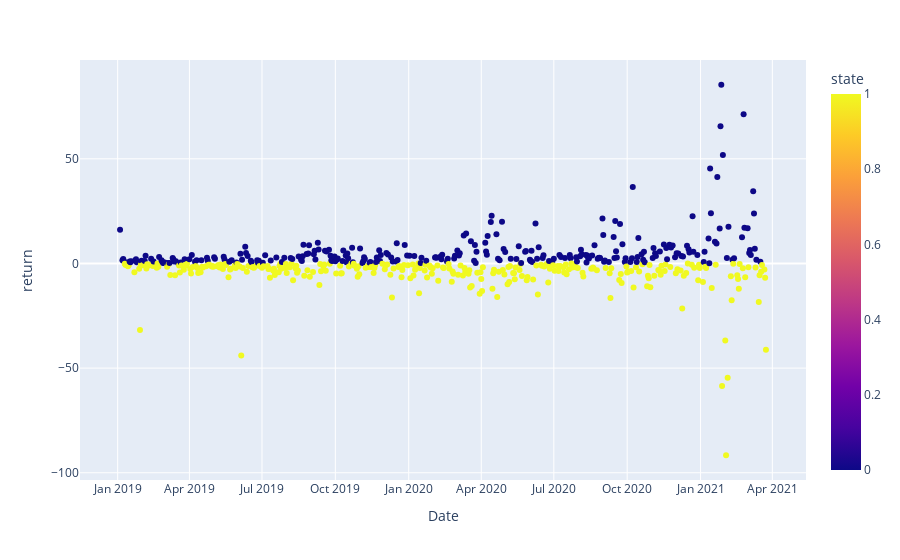
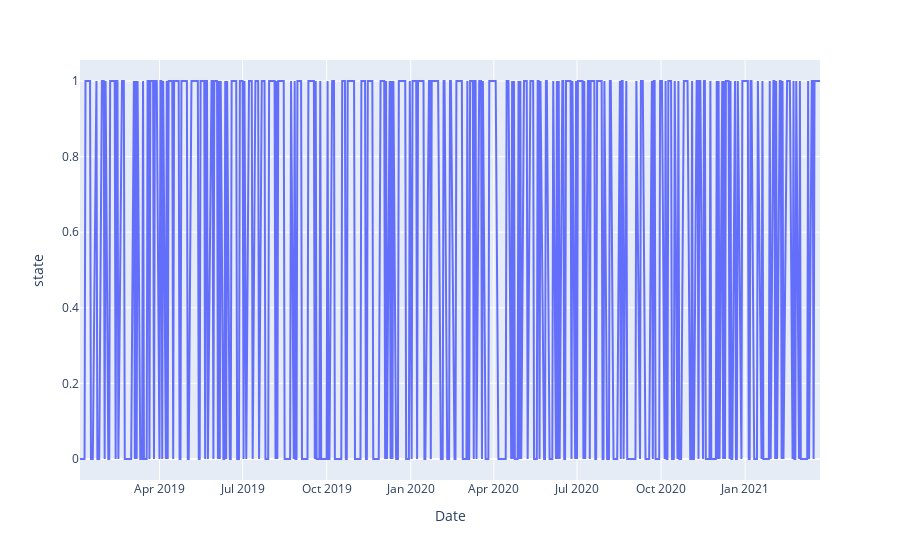

Notebook code for these charts, in order:
### Code cell
# states_rule={
#     0: [0,10],
#     1: [-10,0],
#     2: [10, 100],
#     3: [-100, -10],
# }

states_rule={
    0: [0,100],
    1: [-100,0],
}

def states_mapping(x):
    for state, rng in states_rule.items():
        if rng[0] < x <= rng[1]:
            return state
        
df_rt['state'] = df_rt['return'].map(states_mapping)
df_rt.head()

display(df_rt.groupby('state').agg({'state': [np.min,np.max,np.mean,np.std]}))

fig = px.scatter(df_rt, x="Date", y="return", color="state", hover_data=df_rt.columns.to_list())
fig.show()

fig = px.line(df_rt, x="Date", y="state", hover_data=df_rt.columns.to_list())
fig.show()

### Figure 1 — Plotly figure (JSON) as saved in the notebook; plotly's stock layout.template omitted (floating-point values rounded to 4 significant figures; data arrays with more than 128 entries replaced by an {"elided": "..."} marker saying what was removed)
{"data": [{"customdata": {"elided": "559x11 mixed values"}, "hovertemplate": "Date=%{customdata[0]}<br>return=%{customdata[8]}<br>Open=%{customdata[1]}<br>High=%{customdata[2]}<br>Low=%{customdata[3]}<br>Close=%{customdata[4]}<br>frac_change=%{customdata[5]}<br>frac_high=%{customdata[6]}<br>frac_low=%{customdata[7]}<br>cls=%{customdata[9]}<br>state=%{marker.color}<extra></extra>", "legendgroup": "", "marker": {"color": {"elided": "559 int values"}, "coloraxis": "coloraxis", "symbol": "circle"}, "mode": "markers", "name": "", "orientation": "v", "showlegend": false, "type": "scatter", "x": {"elided": "559 str values"}, "xaxis": "x", "y": {"elided": "559 float values"}, "yaxis": "y"}], "layout": {"coloraxis": {"colorbar": {"title": {"text": "state"}}, "colorscale": [[0, "#0d0887"], [0.1111, "#46039f"], [0.2222, "#7201a8"], [0.3333, "#9c179e"], [0.4444, "#bd3786"], [0.5556, "#d8576b"], [0.6667, "#ed7953"], [0.7778, "#fb9f3a"], [0.8889, "#fdca26"], [1, "#f0f921"]]}, "legend": {"tracegroupgap": 0}, "margin": {"t": 60}, "xaxis": {"anchor": "y", "domain": [0, 1], "title": {"text": "Date"}}, "yaxis": {"anchor": "x", "domain": [0, 1], "title": {"text": "return"}}}}

### Figure 2 — Plotly figure (JSON) as saved in the notebook; plotly's stock layout.template omitted (floating-point values rounded to 4 significant figures; data arrays with more than 128 entries replaced by an {"elided": "..."} marker saying what was removed)
{"data": [{"customdata": {"elided": "559x11 mixed values"}, "hovertemplate": "Date=%{customdata[0]}<br>state=%{customdata[10]}<br>Open=%{customdata[1]}<br>High=%{customdata[2]}<br>Low=%{customdata[3]}<br>Close=%{customdata[4]}<br>frac_change=%{customdata[5]}<br>frac_high=%{customdata[6]}<br>frac_low=%{customdata[7]}<br>return=%{customdata[8]}<br>cls=%{customdata[9]}<extra></extra>", "legendgroup": "", "line": {"color": "#636efa", "dash": "solid"}, "mode": "lines", "name": "", "orientation": "v", "showlegend": false, "type": "scatter", "x": {"elided": "559 str values"}, "xaxis": "x", "y": {"elided": "559 int values"}, "yaxis": "y"}], "layout": {"legend": {"tracegroupgap": 0}, "margin": {"t": 60}, "xaxis": {"anchor": "y", "domain": [0, 1], "title": {"text": "Date"}}, "yaxis": {"anchor": "x", "domain": [0, 1], "title": {"text": "state"}}}}
